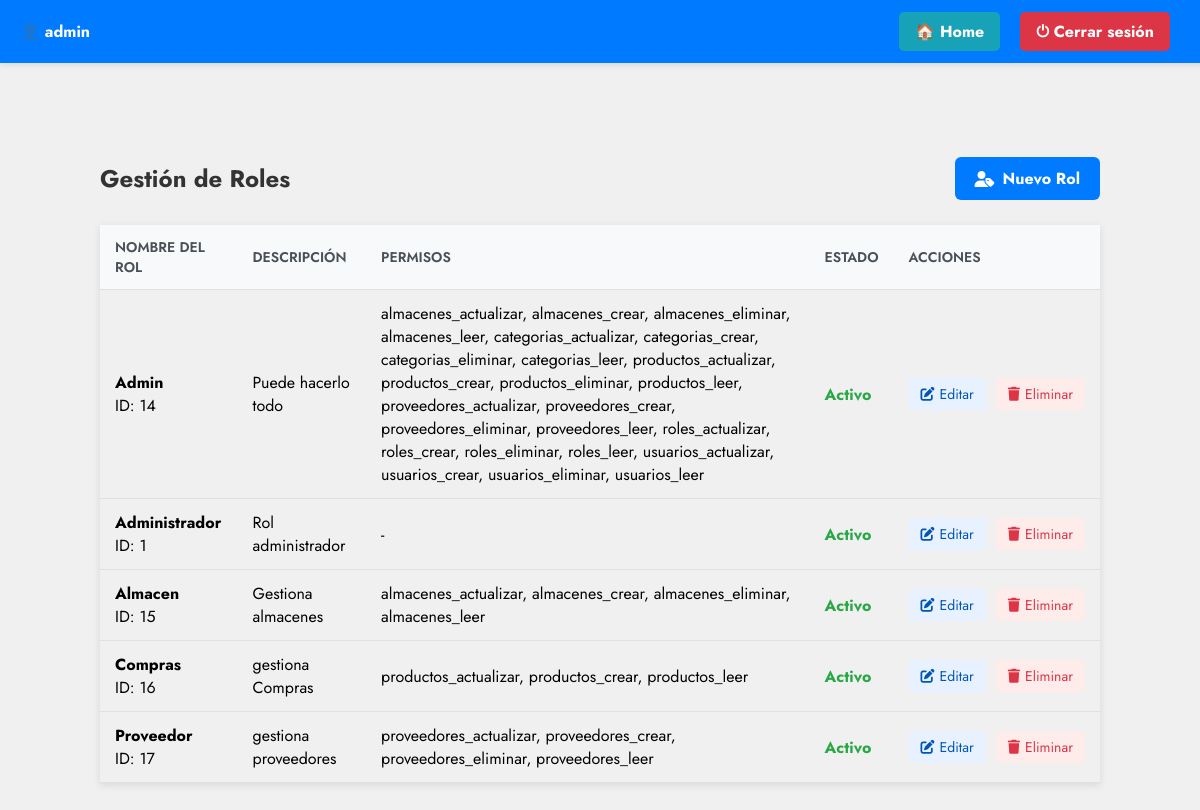
The app's page /roles/ (signed in) with its own data.
### account/models.py (models this page shows, shortened)
class Usuario(AbstractUser):
    rol = models.ForeignKey('Rol', on_delete=models.SET_NULL, null=True, blank=True)
    estado = models.BooleanField(default=True)
    nombres = models.CharField(max_length=100, blank=True, null=True)
    apellidos = models.CharField(max_length=100, blank=True, null=True)
    class Meta:
        verbose_name = 'Usuario'
        verbose_name_plural = 'Usuarios'

class Rol(models.Model):
    nombre = models.CharField(max_length=100, unique=True)
    descripcion = models.TextField(blank=True, null=True)
    permisos = models.TextField(blank=True, default='')  # TextField para strings custom (e.g., 'gestionar_usuarios, productos_leer')
    estado = models.BooleanField(default=True)
    creado_en = models.DateTimeField(auto_now_add=True)
    actualizado_en = models.DateTimeField(auto_now=True)

### account/views.py (the view)
# urls.py: path('roles/', roles_listar, name='roles_listar'),
@login_required_custom
@role_required(module='roles', action='leer')
def roles_listar(request):
    roles = Rol.objects.all().order_by('nombre')
    permisos = {
        'leer': _user_has_permission(request.user, 'roles', 'leer'),
        'editar': _user_has_permission(request.user, 'roles', 'actualizar'),
        'eliminar': _user_has_permission(request.user, 'roles', 'eliminar'),
        'crear': _user_has_permission(request.user, 'roles', 'crear'),
    }
    return render(request, 'account/roles_listar.html', {
        'roles': roles,
        'titulo': 'Lista de Roles',
        'permisos': permisos,
    })

### account/templates/account/roles_listar.html (shortened to what this page needs)
{% load static %}
<!DOCTYPE html>
<html lang="es">
<head>
    <link rel="stylesheet" href="{% static 'account/css/roles.css' %}">
    <link rel="stylesheet" href="https://cdnjs.cloudflare.com/ajax/libs/font-awesome/6.5.0/css/all.min.css">
</head>
<body>
    <div class="topbar">
        <div class="user-info">👤 {{ user.username }}</div>
        <div class="actions">
            <a href="{% url 'dashboard' %}" class="home-btn">🏠 Home</a>
            <a href="{% url 'logout' %}" class="logout-btn">⏻ Cerrar sesión</a>
        </div>
    </div>
    <div class="container">
        <div class="header">
            <h1 class="title">Gestión de Roles</h1>
            {% if permisos.crear %}
                <a href="{% url 'roles_crear' %}" class="btn btn-primary">
                    <i class="fas fa-user-tag"></i> Nuevo Rol
                </a>
            {% endif %}
        </div>
        <table class="products-table">
            <thead>
                <tr>
                    <th>Nombre del Rol</th>
                    <th>Descripción</th>
                    <th>Permisos</th>
                    <th>Estado</th>
                    {% if permisos.editar or permisos.eliminar %}
                        <th>Acciones</th>
                    {% endif %}
                </tr>
            </thead>
            <tbody>
                {% for rol in roles %}
                <tr>
                    <td>
                        <strong>{{ rol.nombre }}</strong>
                        <div class="text-muted small">ID: {{ rol.id }}</div>
                    </td>
                    <td>{{ rol.descripcion|default:"-" }}</td>
                    <td>{{ rol.permisos|default:"-" }}</td>
                    <td>
                        {% if rol.estado %}
                            <span class="estado-activo">Activo</span>
                        {% else %}
                            <span class="estado-inactivo">Inactivo</span>
                        {% endif %}
                    </td>
                    <td>
                        <div class="action-links">
                            {% if permisos.editar %}
                                <a href="{% url 'roles_editar' rol.id %}" class="action-link edit-link">
                                    <i class="fas fa-edit"></i> Editar
                                </a>
                            {% endif %}
                            {% if permisos.eliminar %}
                                <a href="{% url 'roles_eliminar' rol.id %}" class="action-link delete-link">
                                    <i class="fas fa-trash"></i> Eliminar
                                </a>
                            {% endif %}
                        </div>
                    </td>
                </tr>
                {% endfor %}
            </tbody>
        </table>
    </div>
</body>
</html>

### account/static/account/css/roles.css (style rules this page uses)
body { font-family: 'Jost', sans-serif; background-color: #f5f5f5; display: flex; justify-content: center; align-items: center; min-height: 100vh; margin: 0; padding: 20px; }

### account/templates/account/roles_listar.html (style rules this page uses)
body { margin: 0; padding-top: 70px; font-family: 'Jost', sans-serif; background: #f0f0f0; }
.topbar { background: #007bff; color: white; padding: 12px 20px; display: flex; justify-content: space-between; align-items: center; width: 100%; position: fixed; top: 0; left: 0; box-shadow: 0 2px 6px rgba(0,0,0,0.1); z-index: 1000; }
.topbar .user-info { font-weight: bold; display: flex; align-items: center; gap: 15px; }
.topbar .actions { display: flex; gap: 10px; margin-right: 50px; }
.topbar a { border: none; padding: 8px 16px; border-radius: 5px; text-decoration: none; font-weight: bold; cursor: pointer; margin-left: 10px; color: white; }
.topbar .home-btn { background: #17a2b8; }
.topbar .logout-btn { background: #dc3545; }
.container { width: 90%; max-width: 1000px; margin: 30px auto; }
.header { display: flex; justify-content: space-between; align-items: center; margin-bottom: 25px; flex-wrap: wrap; gap: 15px; }
.title { font-size: 24px; color: #333; margin: 0; }
.btn { display: inline-flex; align-items: center; gap: 8px; padding: 10px 20px; border-radius: 6px; text-decoration: none; font-weight: bold; transition: all 0.3s; }
.btn-primary { background-color: #007bff; color: white; }
.products-table { width: 100%; border-collapse: collapse; margin-top: 20px; box-shadow: 0 2px 8px rgba(0,0,0,0.1); }
.products-table th, .products-table td { padding: 12px 15px; text-align: left; border-bottom: 1px solid #e0e0e0; }
.products-table th { background-color: #f8f9fa; font-weight: 600; color: #495057; text-transform: uppercase; font-size: 14px; }
.action-links { display: flex; gap: 10px; }
.action-link { display: inline-flex; align-items: center; gap: 5px; padding: 6px 12px; border-radius: 4px; text-decoration: none; font-size: 14px; transition: all 0.2s; }
.edit-link { background-color: #e7f1ff; color: #0056b3; }
.delete-link { background-color: #fdecea; color: #dc3545; }
.estado-activo { color: #28a745; font-weight: bold; }

### records on screen
Usuario: username "admin"
Rol: nombre "Admin", id "14", descripcion "Puede hacerlo todo", permisos "almacenes_actualizar, almacenes_crear, almacenes_eliminar, almacenes_leer, categorias_actualizar, categorias_crear, categorias_eliminar, categorias_leer, productos_actualizar, productos_crear, productos_eliminar, productos_leer, proveedores_actualizar, proveedores_crear, proveedores_eliminar, proveedores_leer, roles_actualizar, roles_crear, roles_eliminar, roles_leer, usuarios_actualizar, usuarios_crear, usuarios_eliminar, usuarios_leer", estado "Activo"
Rol: nombre "Administrador", id "1", descripcion "Rol administrador", permisos "-", estado "Activo"
Rol: nombre "Almacen", id "15", descripcion "Gestiona almacenes", permisos "almacenes_actualizar, almacenes_crear, almacenes_eliminar, almacenes_leer", estado "Activo"
Rol: nombre "Compras", id "16", descripcion "gestiona Compras", permisos "productos_actualizar, productos_crear, productos_leer", estado "Activo"
Rol: nombre "Proveedor", id "17", descripcion "gestiona proveedores", permisos "proveedores_actualizar, proveedores_crear, proveedores_eliminar, proveedores_leer", estado "Activo"
